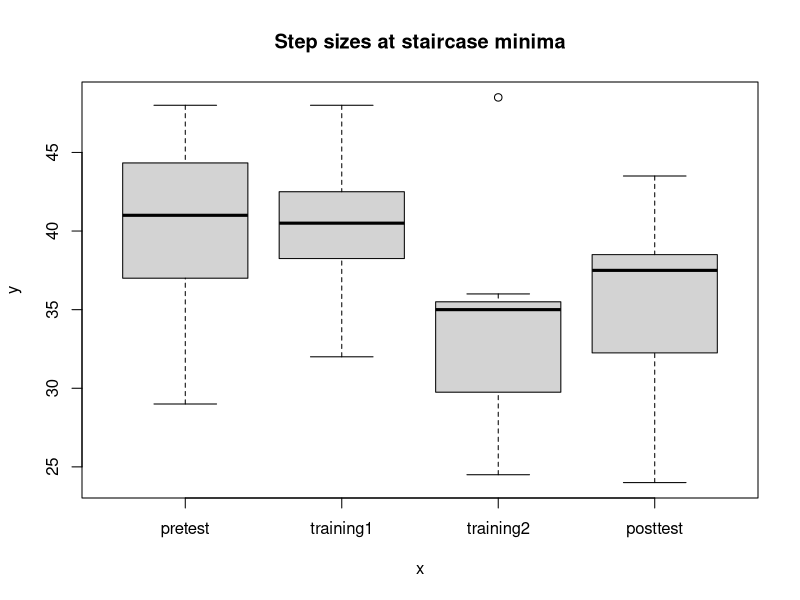

Reproduce this figure in R.
library(magrittr)
library(tidyverse)
library(rstatix)

data <- read.csv('results_min.csv', stringsAsFactors=TRUE)
data$session <- factor(data$session, levels = c("pretest", "training1", "training2", "posttest"))

anova <- anova_test(data = data, dv = "stepsize_mean" , wid = "subject_id", between = "session")
tukey <- tukey_hsd(data, stepsize_mean ~ factor(session))

print(get_anova_table(anova))
print(tukey)

plot(data$session, data$stepsize_mean, main="Step sizes at staircase minima")

